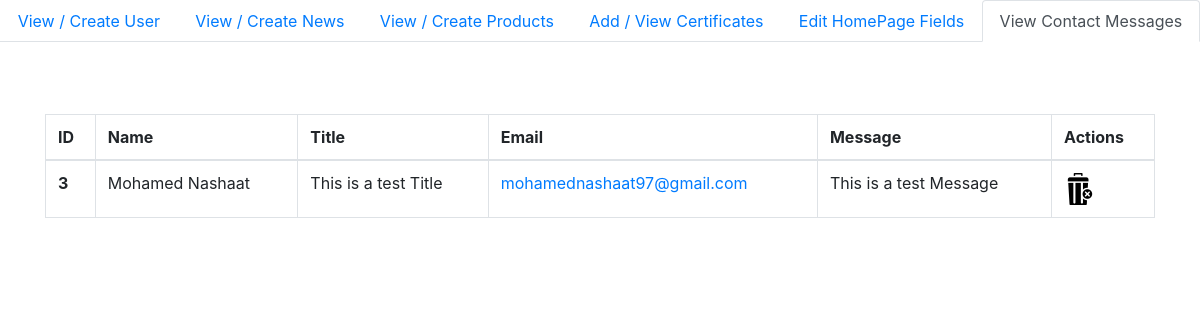
Screenshot of /View/AdminPanel/ViewContactUS.php (signed in) with the database file from the repository.
### tables this page shows
CREATE TABLE `Contact` (
  `ID` int(11) NOT NULL,
  `Name` varchar(256) NOT NULL,
  `Email` varchar(256) NOT NULL,
  `Subject` varchar(256) NOT NULL,
  `Message` varchar(10000) NOT NULL
);

### Controller/ContactController.php (called while the page is built, shortened)
<?php
require_once __DIR__.'/../Model/ContactModel.php';
class ContactController{
    public function SelectAll(){
        $ContactModel = new ContactModel(null , null, null,null);
        return $ContactModel->Select();
    }
}
?>

### Model/ContactModel.php (called while the page is built, shortened)
<?php
require_once __DIR__.'/../Shared/Database/DatabaseConnect.php';
class ContactModel{
    private $ID;
    private $Name;
    private $Email;
    private $Subject;
    private $Message;
    public function __construct($Name, $Email, $Subject, $Message)
    {
        $this->Name = $Name;
        $this->Email = $Email;
        $this->Subject = $Subject;
        $this->Message = $Message;
    }
    public function setID($ID): void
    {
        $this->ID = $ID;
    }
    public function getID()
    {
        return $this->ID;
    }
    public function getName()
    {
        return $this->Name;
    }
    public function getEmail()
    {
        return $this->Email;
    }
    public function getSubject()
    {
        return $this->Subject;
    }
    public function getMessage()
    {
        return $this->Message;
    }
    public function Select(){
        $sql = "SELECT * FROM `Contact`";
        $Database = new DatabaseConnect();
        $result = $Database->execute($sql);
        if ($result->num_rows>0){
            $contacts = array();
            $x=0;
            while($row = mysqli_fetch_array($result)){
                $contacts[$x] = new self($row['Name'] , $row['Email'] , $row['Subject'] , $row['Message']);
                $contacts[$x]->setID($row['ID']);
                $x++;
            }
            return $contacts;
        }
    }
}
?>

### Shared/Database/DatabaseConnect.php (called while the page is built, shortened)
<?php
class DatabaseConnect{
    private $Host = "localhost";
    private $username = "root";
    private $password = "";
    private $Database = "aquatrust";
    private $Object = null;
    public function __construct()
    {
        $this->Object = new mysqli($this->Host , $this->username , $this->password , $this->Database);
    }
    public function execute($sql){
        return $this->Object->query($sql);
    }
}

### View/AdminPanel/ViewContactUS.php (the view, shortened to what this page needs)
<?php
require_once __DIR__.'/../../Controller/ContactController.php';
require_once __DIR__.'/../../Model/ContactModel.php';
$ContactController = new ContactController();
$Contacts = $ContactController->SelectAll();
?>
<html>
    <head>
        <link rel="stylesheet" href="https://stackpath.bootstrapcdn.com/bootstrap/4.4.1/css/bootstrap.min.css">
    </head>
    <body>
    <ul class="nav nav-tabs nav-fill">
        <li class="nav-item">
            <a class="nav-link" href="ViewUsers.php">View / Create User</a>
        </li>
        <li class="nav-item">
            <a class="nav-link" href="ViewAllNews.php">View / Create News</a>
        </li>
        <li class="nav-item">
            <a class="nav-link" href="ViewAllProducts.php">View / Create Products</a>
        </li>
        <li class="nav-item">
            <a class="nav-link" href="ViewCertificates.php">Add / View Certificates</a>
        </li>
        <li class="nav-item">
            <a class="nav-link" href="EditHome.php">Edit HomePage Fields</a>
        </li>
        <li class="nav-item">
            <a class="nav-link active" href="ViewContactUS.php">View Contact Messages</a>
        </li>
    </ul>
        <div class="container">
            <div class="row">
                <div class="col-sm-12">
                    <table class="table table-bordered table-hover">
                        <thead class="thead-info">
                        <tr>
                            <th scope="col">ID</th>
                            <th scope="col">Name</th>
                            <th scope="col">Title</th>
                            <th scope="col">Email</th>
                            <th scope="col">Message</th>
                            <th scope="col">Actions</th>
                        </tr>
                        </thead>
                        <tbody>
                        <?php
                        if ($Contacts != null){
                            for ($x=0;$x<sizeof($Contacts);$x++){
                                ?>
                                <tr>
                                    <th scope="row"><?php echo $Contacts[$x]->getID(); ?></th>
                                    <td><?php echo $Contacts[$x]->getName(); ?></td>
                                    <td><?php echo $Contacts[$x]->getSubject();?></td>
                                    <td><a href="mailto:<?php echo $Contacts[$x]->getEmail(); ?>"><?php echo $Contacts[$x]->getEmail(); ?></a> </td>
                                    <td><?php echo $Contacts[$x]->getMessage(); ?></td>
                                    <td>
                                        <a href="../../Controller/ContactController.php?delete=<?php echo $Contacts[$x]->getID(); ?>"><img src="../../Images/MiniLogos/delete.png"></a> </td>
                                </tr>
                                <?php
                            }
                        }
                        ?>
                        </tbody>
                    </table>
                </div>
            </div>
        </div>
    </body>
</html>

### rows the page displays
contact: ID "3", Name "Mohamed Nashaat", Subject "This is a test Title", Email "mohamednashaat97@gmail.com", Message "This is a test Message"
